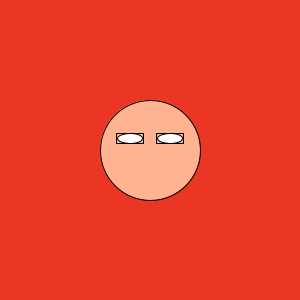
Frame 1 (no input)
Frame 60 (the mouse pressed at the canvas centre just before this capture): identical to frame 1, image omitted
Frame 120 (the mouse held since frame 60 and released just before this capture): identical to frame 1, image omitted

The Processing sketch that drew this single still picture (run headless with seeded random() and noise(); from frame 60 on, the mouse is pressed at the canvas centre):

// Processing sketch: processing_86617
// ── processing_86617.pde



void setup(){

size (300,300);
background(234,54,34);
//head
fill(255,179,144);
ellipse(150,150,100,100);
//left eye
fill(255,255,255);

ellipse(130,138,25,10);
noFill();
rect(116,133,27,10);


//right eye
fill(255,255,255);
ellipse(170,138,25,10);
noFill();
rect(156,133,27,10);

}
void draw(){
println("mouse x:");
println(mouseX);
println("mouse y:");
println(mouseY);
}
